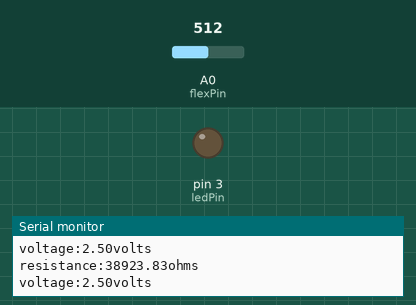
Recording of a sketch running on a simulated Arduino Uno, built with avr-gcc and run on an emulated ATmega328P. Shown: output pins drawn as LEDs (lit = HIGH), the last lines printed to the serial monitor. The inputs (shaded band) are chosen by the test bench; at power-on: A0 (flexPin) = 512.

Above: at 1.2 s.
1.3 s: A0 (flexPin) set to 716
At 1.8 s:
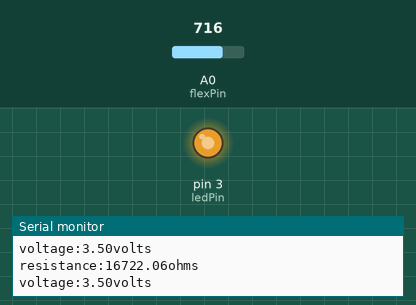
2.8 s: A0 (flexPin) set to 760
At 3.5 s:
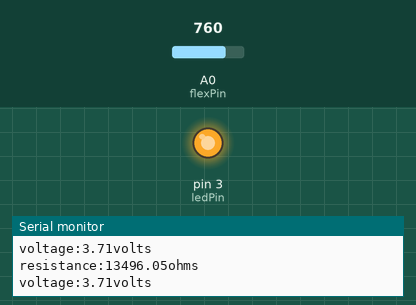
5.8 s: A0 (flexPin) set to 768
At 7.0 s:
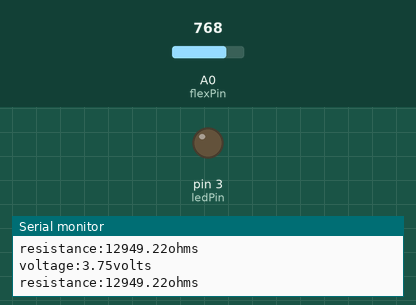
8.8 s: A0 (flexPin) set to 900
At 9.3 s:
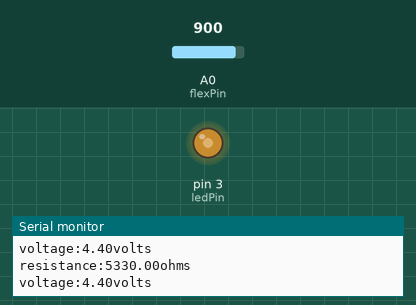
10.3 s: A0 (flexPin) set to 306
At 11.0 s:
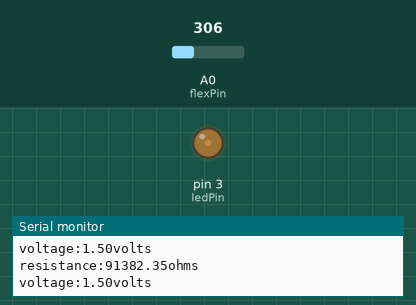
11.8 s: A0 (flexPin) set to 122
At 12.7 s:
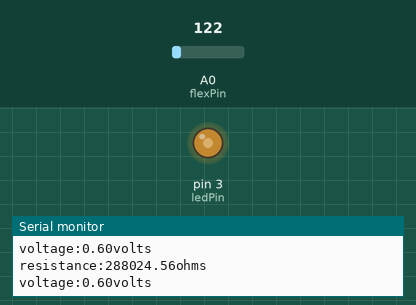
Timing chart, 0 to 14.3 s (numbered marks = the images above; inputs shaded):
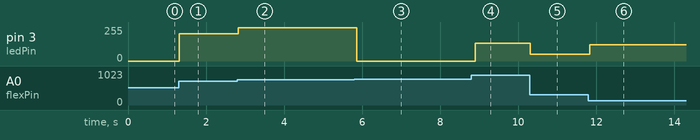

Measured:
- the behaviour switches between 767 and 768 on A0 (flexPin) (found by bisection; images 2 and 3)
- after the input at 1.3 s, pin 3 (ledPin): 0/255 → 204/255 at once
- after the input at 2.8 s, pin 3 (ledPin): 204/255 → 248/255 at once
- after the input at 5.8 s, pin 3 (ledPin): 248/255 → 0/255 after 0.06 s
- after the input at 8.8 s, pin 3 (ledPin): 0/255 → 132/255 after 0.10 s
- after the input at 10.3 s, pin 3 (ledPin): 132/255 → 50/255 at once
- after the input at 11.8 s, pin 3 (ledPin): 50/255 → 122/255 at once

The sketch:

sketch_feb5b.ino
```cpp
const int ledPin = 3;
const int flexPin = A0; //pin A0 to read analog input

const float vcc=5;
const float rdiv=39000.0;
const float flatres=25000;
const float bendres=100000;

int value; //save analog value

void setup(){
  Serial.begin(9600);
  pinMode(flexPin, INPUT);
}

void loop(){
  value = analogRead(flexPin);
  analogWrite(ledPin, value);
  float vflex=value*vcc/1023;
  float rflex=rdiv*(vcc/vflex-1);      //Read and save analog value from potentiometer
  Serial.println("resistance:" + String(rflex) + "ohms");
  Serial.println("voltage:" + String(vflex) + "volts");
  value = map(rflex, 700, 900, 0, 255);
  value = map(vflex, 700, 900, 0, 255);//Map value 0-1023 to 0-255 (PWM)
  delay(100);                          //Small delay
}
```
